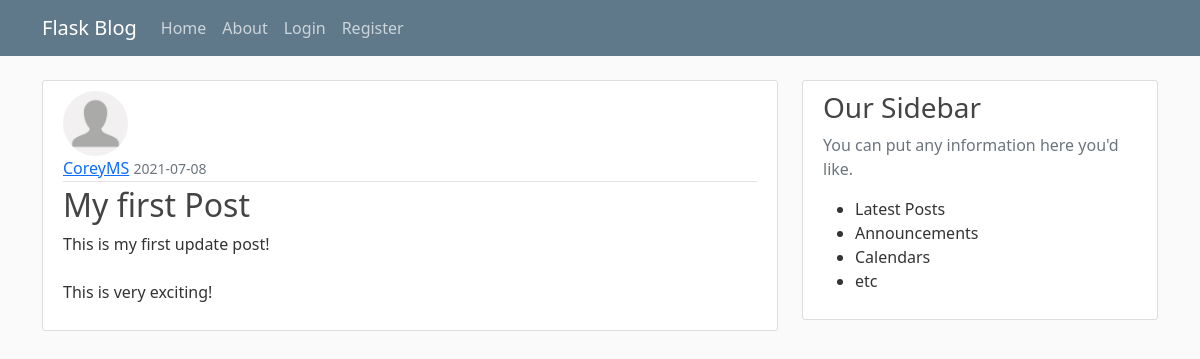
/post/1, run on the app's committed database.
### flaskblog/models.py (models this page shows, shortened)
class User(db.Model, UserMixin):
    id = db.Column(db.Integer, primary_key=True)
    username = db.Column(db.String(20), unique=True, nullable=False)
    email = db.Column(db.String(120), unique=True, nullable=False)
    image_file = db.Column(db.String(20), nullable=False, default='default.jpg')
    password = db.Column(db.String(60), nullable=False)
    posts = db.relationship('Post', backref='author', lazy=True)

class Post(db.Model):
    id = db.Column(db.Integer, primary_key=True)
    title = db.Column(db.String(100), nullable=False)
    date_posted = db.Column(db.DateTime, nullable=False, default=datetime.utcnow)
    content = db.Column(db.Text, nullable=False)
    user_id = db.Column(db.Integer, db.ForeignKey('user.id'), nullable=False)

### flaskblog/routes.py (the view)
@app.route("/post/<int:post_id>")
def post(post_id):
    post = Post.query.get_or_404(post_id)
    return render_template('post.html', title=post.title,  post=post)

### flaskblog/templates/post.html (shortened to what this page needs)
{% extends "layout.html" %}
{% block content %}
    <article class="media content-section">
        <img class="rounded-circle article-img" src="{{ url_for('static', filename='profile_pics/' + post.author.image_file) }}">
        <div class="media-body">
            <div class="article-metadata">
                <a class="mr-2" href="#">{{ post.author.username }}</a>
                <small class="text-muted">{{ post.date_posted.strftime('%Y-%m-%d') }}</small>
            </div>
            <h2 class="article-title">{{ post.title }}</h2>
            <p class="article-content">{{ post.content }}</p>
        </div>
    </article>
{% endblock content %}

### flaskblog/static/main.css (style rules this page uses)
body { background: #fafafa; color: #333333; margin-top: 5rem; }
h1, h2, h3, h4, h5, h6 { color: #444444; }
.content-section { background: #ffffff; padding: 10px 20px; border: 1px solid #dddddd; border-radius: 3px; margin-bottom: 20px; }
.article-title { color: #444444; }
.article-content { white-space: pre-line; }
.article-img { height: 65px; width: 65px; margin-right: 16px; }
.article-metadata { padding-bottom: 1px; margin-bottom: 4px; border-bottom: 1px solid #e3e3e3 }

### data on the page
User: image_file (placeholder picture), author.username "CoreyMS"
Post: date_posted "2021-07-08", title "My first Post", content "This is my first update post! This is very exciting!"
